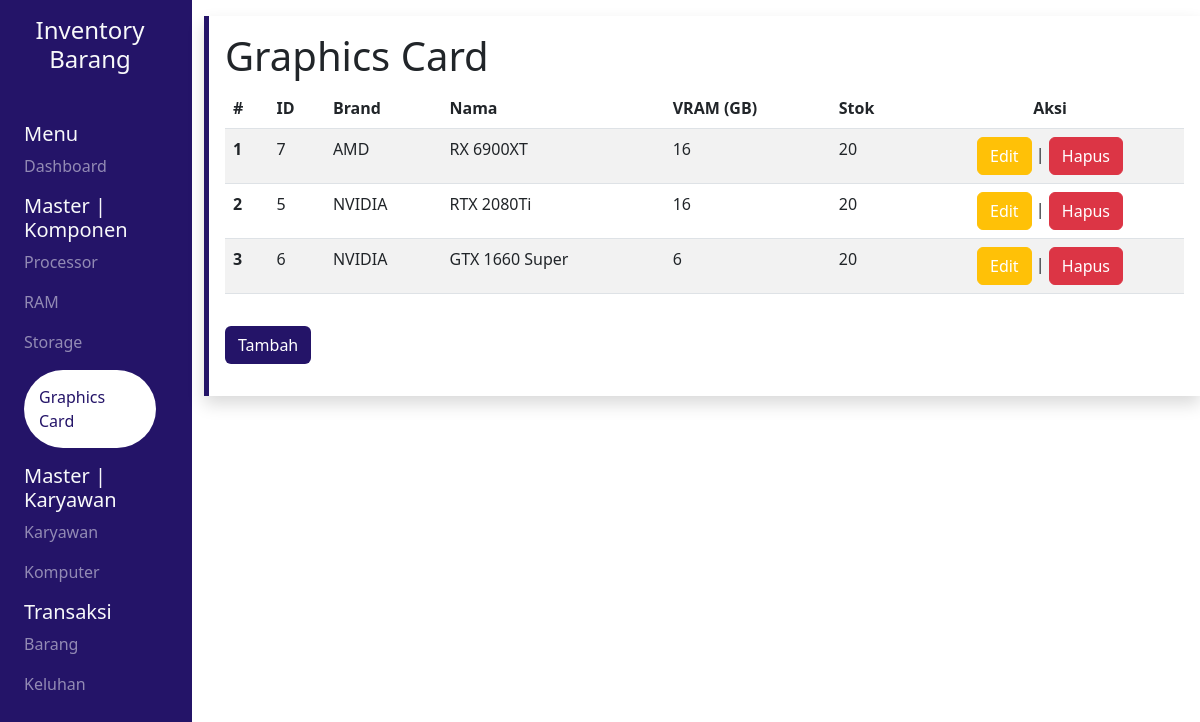
Page /pages/vga/index.php on the earlier database version.
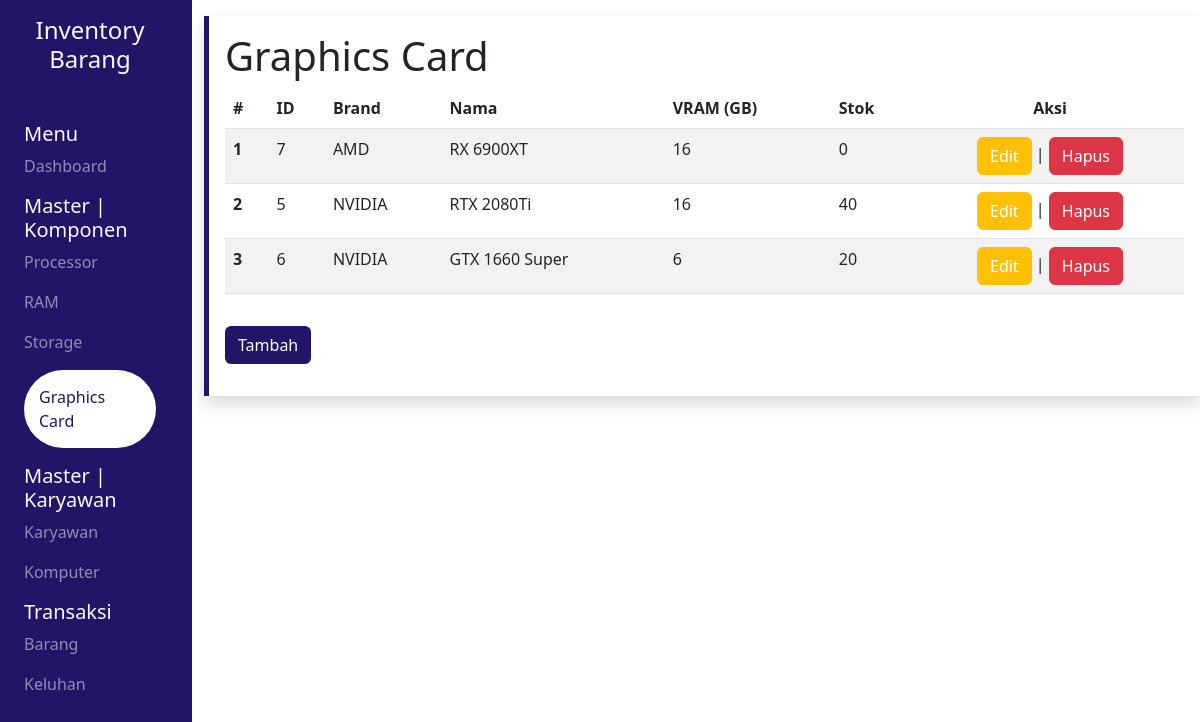
Same page on the later database version.
### tables this page shows
CREATE TABLE `vga` (
  `id` int(11) NOT NULL,
  `brand` varchar(25) NOT NULL,
  `nama` varchar(25) NOT NULL,
  `vram` int(11) NOT NULL,
  `stok` int(11) NOT NULL
);

### pages/vga/index.php (the view, shortened to what this page needs)
<?php
include "../src/config/connect.php";
$row = mysqli_query($conn, "SELECT * FROM vga ORDER BY nama DESC");
?>
<!DOCTYPE html>
<html lang="en">
<head>
    <link rel="stylesheet" href="../src/css/global.css">
    <?php include '../src/library/bootstrap.php' ?>
    <?php include '../src/library/datatables.php' ?>
    <?php include '../src/library/sweetalert.php' ?>
</head>
<body>
    <div class="wrapper">
        <div class="row vh-100">
            <section class="col-md-2 sidebar text-light">
                <div class="text-center my-3 mb-5">
                    <h4>Inventory Barang</h4>
                </div>
                <div class="mx-4">
                    <h5>Menu</h5>
                    <a href="../dashboard/">
                        <p class="opacity">Dashboard</p>
                    </a>
                </div>
                <div class="mx-4">
                    <h5>Master | Komponen</h5>
                    <a href="../processor/">
                        <p class="opacity">Processor</p>
                    </a>
                    <a href="../ram/">
                        <p class="opacity">RAM</p>
                    </a>
                    <a href="../storage/">
                        <p class="opacity">Storage</p>
                    </a>
                    <a href="../vga/">
                        <p class="opacity-100 aktif rounded-pill">Graphics Card</p>
                    </a>
                </div>
                <div class="mx-4">
                    <h5>Master | Karyawan</h5>
                    <a href="../karyawan/">
                        <p class="opacity">Karyawan</p>
                    </a>
                    <a href="../komputer/">
                        <p class="opacity">Komputer</p>
                    </a>
                </div>
                <div class="mx-4">
                    <h5>Transaksi</h5>
                    <a href="../barang/">
                        <p class="opacity">Barang</p>
                    </a>
                    <a href="../keluhan/">
                        <p class="opacity">Keluhan</p>
                    </a>
                </div>
            </section>
            <section class="col-md-10 content">
                <div class="wrapper shadow p-3 my-3 left">
                    <h1>Graphics Card</h1>
                    <table id="myTable" class="table table-striped display">
                        <thead>
                            <tr>
                                <th scope="col">#</th>
                                <th scope="col">ID</th>
                                <th scope="col">Brand</th>
                                <th scope="col">Nama</th>
                                <th scope="col">VRAM (GB)</th>
                                <th scope="col">Stok</th>
                                <th scope="col" class="text-center">Aksi</th>
                            </tr>
                        </thead>
                        <tbody>
                            <?php $no = 1 ?>
                            <?php while ($result = mysqli_fetch_array($row)) : ?>
                                <tr>
                                    <th scope="row"><?= $no++ ?></th>
                                    <td><?= $result["id"] ?></td>
                                    <td><?= $result["brand"] ?></td>
                                    <td><?= $result["nama"] ?></td>
                                    <td><?= $result["vram"] ?></td>
                                    <td><?= $result["stok"] ?></td>
                                    <td>
                                        <div class="text-center">
                                            <a href="update.php?id=<?= $result['id'] ?>" class="btn btn-warning">Edit</a> | <a href="delete.php?id=<?= $result['id'] ?>" id="btn-del" class="btn btn-danger">Hapus</a>
                                        </div>
                                    </td>
                                </tr>
                            <?php endwhile; ?>
                        </tbody>
                    </table>
                    <a href="add.php" class="btn ungu my-3">Tambah</a>
                </div>
            </section>
        </div>
    </div>
</body>
</html>

Differences in the rows shown:
changed vga "AMD": stok "20" → "0"
changed vga "RTX 2080Ti": stok "20" → "40"
